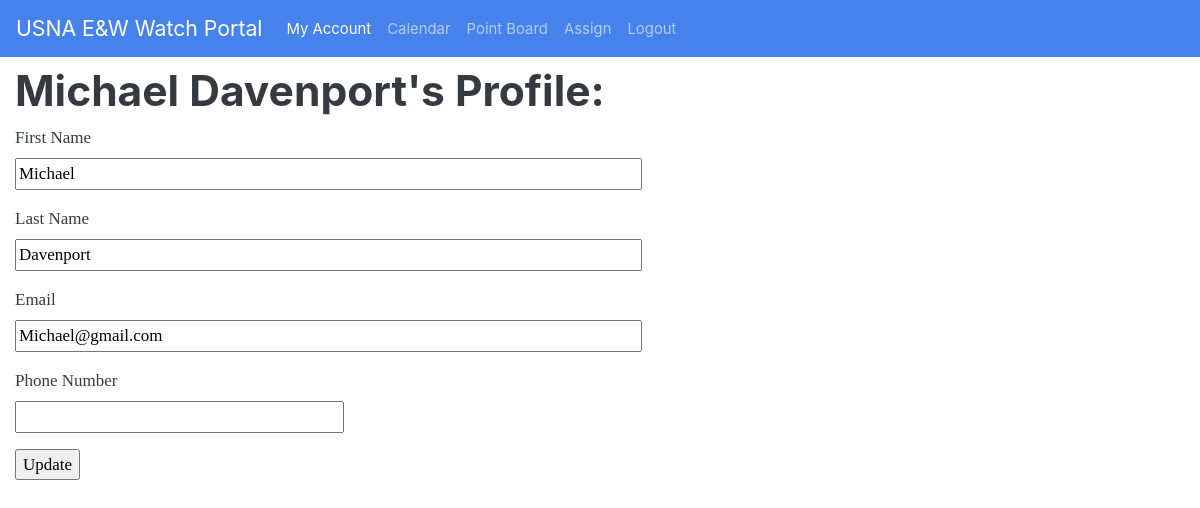
Screenshot of /profile (signed in) with the database file from the repository.
### app.py (models this page shows, shortened)
class User(UserMixin, db.Model):
    __tablename__ = 'Users'
    id = db.Column(db.Integer, primary_key=True)
    active = db.Column(db.Boolean, default=True)
    first = db.Column(db.String(128))
    last = db.Column(db.String(128))
    email = db.Column(db.String(64), index=True, unique=True)
    password_hash = db.Column(db.String(128))
    created = db.Column(db.DateTime, index=False,
                        unique=False, default=date.today())
    phone = db.Column(db.Integer)
    qualified = db.Column(db.Boolean, index=True, unique=False, default=False)
    data = db.Column(db.String(2**30), index=False, unique=False)
    points = db.Column(db.Integer, index=True, unique=False, default=0)
    department = db.Column(db.String(128))
    point_offset = db.Column(db.Integer, default=0)
    roles=db.Column(db.String(128),default='')
    def __repr__(self):
        return f"{self.first} {self.last}"

### app.py (the view)
@app.route('/profile', methods=['GET', 'POST'])
@login_required
def profile():
    form = ProfileForm()
    if form.validate_on_submit():
        current_user.first = form.first.data
        current_user.last = form.last.data
        current_user.email = form.email.data
        current_user.phone = form.phone.data
    form.email.data = current_user.email
    form.phone.data = current_user.phone
    form.first.data = current_user.first
    form.last.data = current_user.last
    print(load_user_bid_dict(current_user.id))
    return render_template('profile.html', form=form)

### app.py
class ProfileForm(FlaskForm):
    email = StringField('Email', validators=[DataRequired(), Email()])
    first = StringField('First Name', validators=[DataRequired()])
    last = StringField('Last Name', validators=[DataRequired()])
    phone = StringField('Phone Number')
    submit = SubmitField('Update')

### app.py (called while the page is built)
@login.user_loader
def load_user(id=1):
    return User.query.get(int(id))

def load_user_bid_dict(u_id):
    try:
        user_bid_dict = json.loads(User.query.get(u_id).data)
    except:
        user_bid_dict = {}
    user_bid_dict = {int(k): int(v) for k, v in user_bid_dict.items()}
    return user_bid_dict

### templates/profile.html (shortened to what this page needs)
{%extends "base.html"%}
{%block content%}
<h1>{{current_user}}'s Profile:</h1>
<form action="" method="post">
    <p>
        {{ form.first.label }}<br>
        {{ form.first(size=64) }}<br>
    </p>
    <p>
        {{ form.last.label }}<br>
        {{ form.last(size=64) }}<br>
    </p>
    <p>
        {{ form.email.label }}<br>
        {{ form.email(size=64) }}<br>
    </p>
    <p>
        {{ form.phone.label }}<br>
        {{ form.phone(size=32) }}<br>
    </p>
    <p>{{ form.submit() }}</p>
</form>
{%endblock%}

### rows the page displays
User: first+last "Michael Davenport", first "Michael", last "Davenport", email "Michael@gmail.com"
